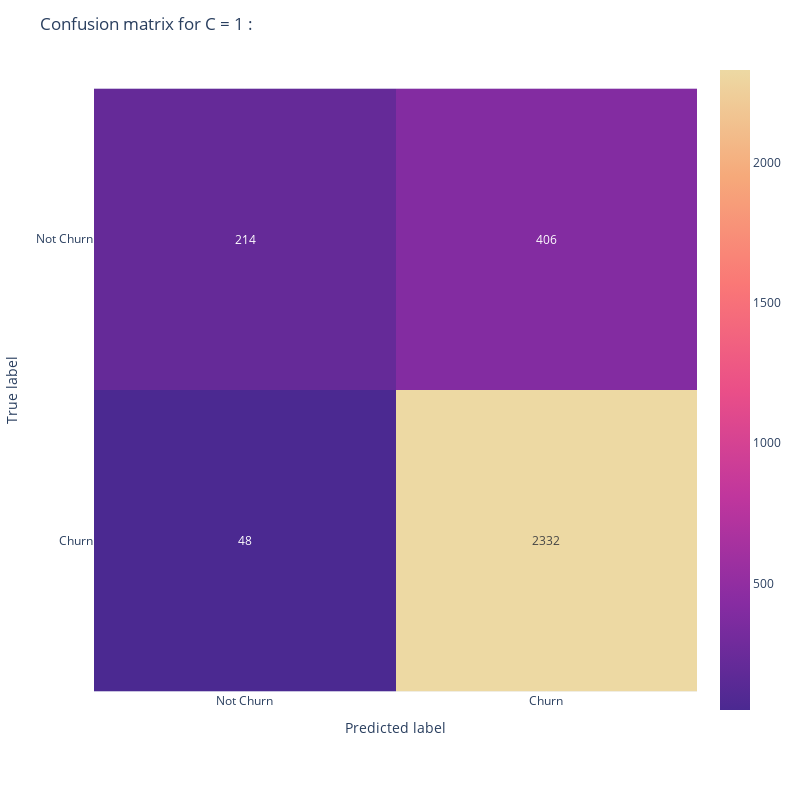

Notebook code for this chart:
### Code cell
svm_model(reg=1)

### Figure 1 — Plotly figure (JSON) as saved in the notebook; plotly's stock layout.template omitted (floating-point values rounded to 4 significant figures)
{"data": [{"coloraxis": "coloraxis", "hovertemplate": "Predicted label : %{x}<br>True label: %{y}<br>color: %{z}<extra></extra>", "name": "0", "texttemplate": "%{z}", "type": "heatmap", "x": ["Not Churn", "Churn"], "xaxis": "x", "y": ["Not Churn", "Churn"], "yaxis": "y", "z": [[214, 406], [48, 2332]]}], "layout": {"coloraxis": {"colorscale": [[0, "rgb(75, 41, 145)"], [0.1667, "rgb(135, 44, 162)"], [0.3333, "rgb(192, 54, 157)"], [0.5, "rgb(234, 79, 136)"], [0.6667, "rgb(250, 120, 118)"], [0.8333, "rgb(246, 169, 122)"], [1, "rgb(237, 217, 163)"]]}, "height": 800, "margin": {"t": 60}, "title": {"text": "Confusion matrix for C = 1 :"}, "width": 800, "xaxis": {"anchor": "y", "constrain": "domain", "domain": [0, 1], "scaleanchor": "y", "title": {"text": "Predicted label "}}, "yaxis": {"anchor": "x", "autorange": "reversed", "constrain": "domain", "domain": [0, 1], "title": {"text": "True label"}}}}
